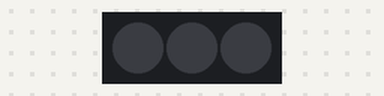
Simulated run of this sketch. Board: Arduino Uno, built with avr-gcc and run on an emulated ATmega328P. On the bench: 3 RGB LEDs in strip order, left to right. Dim RGB values are drawn brighter than linear.

Above: at 0.12 s.
At 0.87 s:
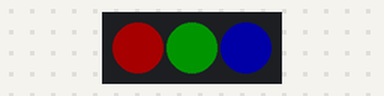
At 1.37 s:
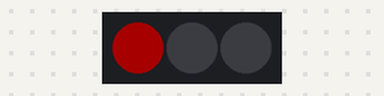
At 2.62 s:
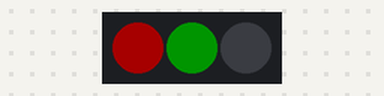
Timing chart, 0 to 3.0 s (numbered marks = the images above):
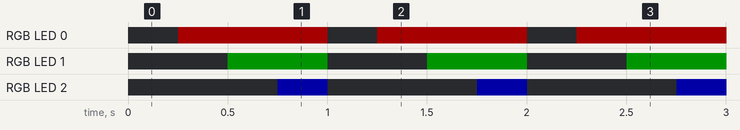

The sketch:

Uno_FastLED.ino
```cpp
#include <FastLED.h>

#define NUM_LEDS 3

#define DATA_PIN 11
#define CLOCK_PIN 13

#define DELAYVAL 250  // Time (in milliseconds) to pause between pixels
#define BRIGHTNESS 40 // Brightness of NeoPixel

// Define the array of leds
CRGB leds[NUM_LEDS];

void setup()
{
  // Uncomment/edit one of the following lines for your leds arrangement.
  // ## Clockless types ##
//  FastLED.addLeds<NEOPIXEL, DATA_PIN>(leds, NUM_LEDS);  // GRB ordering is assumed
  // ## Clocked (SPI) types ##
  FastLED.addLeds<APA102, DATA_PIN, CLOCK_PIN, BGR>(leds, NUM_LEDS);  // BGR ordering is typical

  FastLED.setBrightness(BRIGHTNESS);
  FastLED.show(); // Initialize all strip to 'off'
}

void loop()
{
  FastLED.clear();   // Set all pixel colors to 'off'
  FastLED.show();    // Send the updated pixel colors to the hardware.
  FastLED.delay(DELAYVAL); // Pause before next pass through loop

  for(int i=0; i<NUM_LEDS; i++)
  {
    switch (i)
    {
      case 0: leds[i] = CRGB::Red;   break;
      case 1: leds[i] = CRGB::Green; break;
      case 2: leds[i] = CRGB::Blue;  break;
    }
    FastLED.show();
    FastLED.delay(DELAYVAL); // Pause before next pass through loop
  }
}
```

Measured:
- by itself, RGB LED 0: alternates RGB(40, 0, 0) for 0.75 s and off for 0.25 s
- by itself, RGB LED 1: alternates RGB(0, 20, 0) for 0.50 s and off for 0.50 s
- by itself, RGB LED 2: alternates RGB(0, 0, 40) for 0.25 s and off for 0.75 s
